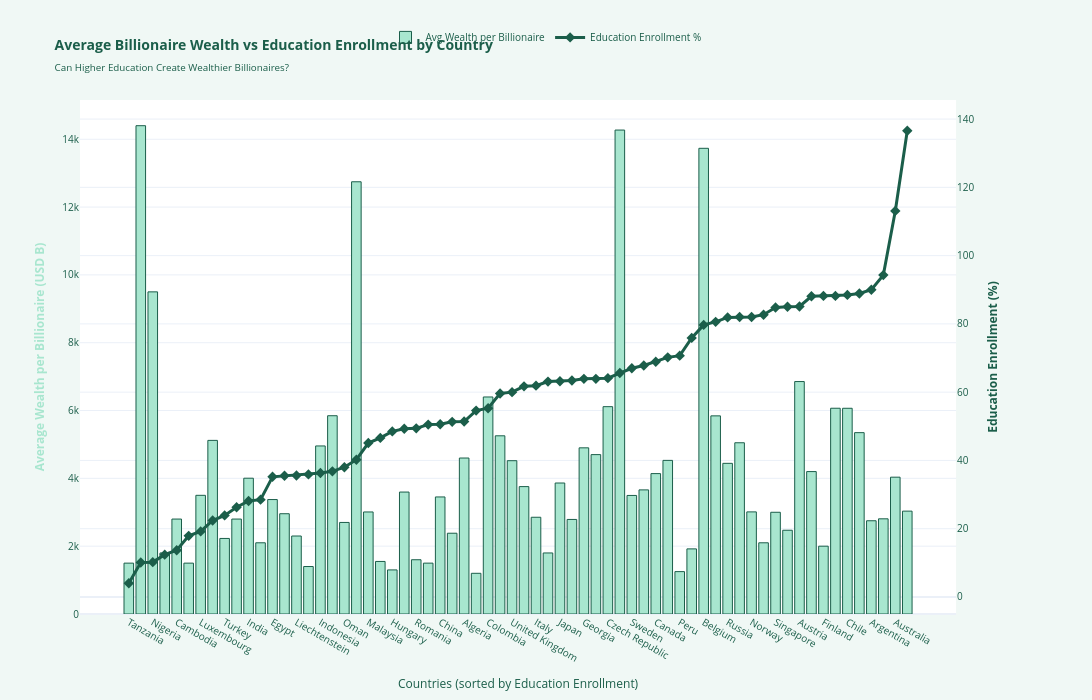

The code cell stored with this chart in its notebook:
### Markdown cell above
### Visualization 4: Dual Axis - Average Billionaire Wealth vs Education Enrollment

### Code cell
# Visualization 4: Dual Axis - Average Wealth per Billionaire vs Education
edu_sorted = education_analysis.sort_values('Education_Enrollment')
edu_sorted['Avg_Wealth_per_Billionaire'] = edu_sorted['Total_Wealth'] / edu_sorted['Billionaire_Count']

fig4 = make_subplots(
    rows=1, cols=1,
    specs=[[{"secondary_y": True}]]
)

# Add bars for average wealth
fig4.add_trace(
    go.Bar(
        x=edu_sorted['Country'],
        y=edu_sorted['Avg_Wealth_per_Billionaire'],
        name='Avg Wealth per Billionaire',
        marker=dict(color='#A8E6CF', line=dict(color='#1B5E4A', width=1)),
        hovertemplate='<b>%{x}</b><br>Avg Wealth: $%{y:.1f}B<extra></extra>'
    ),
    secondary_y=False,
)

# Add line for education enrollment
fig4.add_trace(
    go.Scatter(
        x=edu_sorted['Country'],
        y=edu_sorted['Education_Enrollment'],
        name='Education Enrollment %',
        mode='lines+markers',
        line=dict(color='#1B5E4A', width=3),
        marker=dict(size=8, color='#1B5E4A', symbol='diamond'),
        hovertemplate='<b>%{x}</b><br>Education: %{y:.1f}%<extra></extra>'
    ),
    secondary_y=True,
)

fig4.update_xaxes(title_text="Countries (sorted by Education Enrollment)")
fig4.update_yaxes(title_text="<b style='color:#A8E6CF'>Average Wealth per Billionaire (USD B)</b>", secondary_y=False)
fig4.update_yaxes(title_text="<b style='color:#1B5E4A'>Education Enrollment (%)</b>", secondary_y=True)

fig4.update_layout(
    title_text='<b>Average Billionaire Wealth vs Education Enrollment by Country</b><br>' +
               '<sub>Can Higher Education Create Wealthier Billionaires?</sub>',
    height=700,
    width=1400,
    template='plotly_white',
    font=dict(size=10, color='#1B5E4A'),
    paper_bgcolor='#F0F8F5',
    plot_bgcolor='#FFFFFF',
    hovermode='x unified',
    legend=dict(x=0.5, y=1.15, orientation='h', xanchor='center', yanchor='top')
)

fig4.show()

### Figure 1 — Plotly figure (JSON) as saved in the notebook; plotly's stock layout.template omitted (floating-point values rounded to 4 significant figures)
{"data": [{"hovertemplate": "<b>%{x}</b><br>Avg Wealth: $%{y:.1f}B<extra></extra>", "marker": {"color": "#A8E6CF", "line": {"color": "#1B5E4A", "width": 1}}, "name": "Avg Wealth per Billionaire", "type": "bar", "x": ["Tanzania", "Uzbekistan", "Nigeria", "Nepal", "Cambodia", "Qatar", "Luxembourg", "South Africa", "Turkey", "Lebanon", "India", "Vietnam", "Egypt", "Philippines", "Liechtenstein", "Morocco", "Indonesia", "United Arab Emirates", "Oman", "Mexico", "Malaysia", "Slovakia", "Hungary", "Thailand", "Romania", "Bahrain", "China", "Brazil", "Algeria", "Armenia", "Colombia", "Switzerland", "United Kingdom", "Kazakhstan", "Italy", "Uruguay", "Japan", "Israel", "Georgia", "Portugal", "Czech Republic", "France", "Sweden", "Poland", "Canada", "Germany", "Peru", "Cyprus", "Belgium", "Denmark", "Russia", "New Zealand", "Norway", "Ukraine", "Singapore", "Netherlands", "Austria", "Latvia", "Finland", "United States", "Chile", "Spain", "Argentina", "South Korea", "Australia", "Greece"], "xaxis": "x", "y": [1500.0, 14400.0, 9500.0, 1800.0, 2800.0, 1500.0, 3500.0, 5120.0, 2228.0, 2800.0, 4004.0, 2100.0, 3375.0, 2957.0, 2300.0, 1400.0, 4956.0, 5847.0, 2700.0, 12750.0, 3009.0, 1550.0, 1300.0, 3596.0, 1600.0, 1500.0, 3452.0, 2382.0, 4600.0, 1200.0, 6400.0, 5255.0, 4521.0, 3757.0, 2853.0, 1800.0, 3863.0, 2788.0, 4900.0, 4700.0, 6114.0, 14270.0, 3496.0, 3660.0, 4140.0, 4530.0, 1250.0, 1920.0, 13730.0, 5843.0, 4443.0, 5050.0, 3011.0, 2100.0, 3000.0, 2470.0, 6855.0, 4200.0, 2000.0, 6068.0, 6067.0, 5348.0, 2750.0, 2807.0, 4035.0, 3033.0], "yaxis": "y"}, {"hovertemplate": "<b>%{x}</b><br>Education: %{y:.1f}%<extra></extra>", "line": {"color": "#1B5E4A", "width": 3}, "marker": {"color": "#1B5E4A", "size": 8, "symbol": "diamond"}, "mode": "lines+markers", "name": "Education Enrollment %", "type": "scatter", "x": ["Tanzania", "Uzbekistan", "Nigeria", "Nepal", "Cambodia", "Qatar", "Luxembourg", "South Africa", "Turkey", "Lebanon", "India", "Vietnam", "Egypt", "Philippines", "Liechtenstein", "Morocco", "Indonesia", "United Arab Emirates", "Oman", "Mexico", "Malaysia", "Slovakia", "Hungary", "Thailand", "Romania", "Bahrain", "China", "Brazil", "Algeria", "Armenia", "Colombia", "Switzerland", "United Kingdom", "Kazakhstan", "Italy", "Uruguay", "Japan", "Israel", "Georgia", "Portugal", "Czech Republic", "France", "Sweden", "Poland", "Canada", "Germany", "Peru", "Cyprus", "Belgium", "Denmark", "Russia", "New Zealand", "Norway", "Ukraine", "Singapore", "Netherlands", "Austria", "Latvia", "Finland", "United States", "Chile", "Spain", "Argentina", "South Korea", "Australia", "Greece"], "xaxis": "x", "y": [4.0, 10.1, 10.2, 12.4, 13.7, 17.9, 19.2, 22.4, 23.9, 26.3, 28.1, 28.5, 35.2, 35.5, 35.6, 35.9, 36.3, 36.8, 38.0, 40.2, 45.1, 46.6, 48.5, 49.3, 49.4, 50.5, 50.6, 51.3, 51.4, 54.6, 55.3, 59.6, 60.0, 61.7, 61.9, 63.1, 63.2, 63.4, 63.9, 63.9, 64.1, 65.6, 67.0, 67.8, 68.9, 70.2, 70.7, 75.9, 79.7, 80.6, 81.9, 82.0, 82.0, 82.7, 84.8, 85.0, 85.1, 88.1, 88.2, 88.2, 88.5, 88.9, 90.0, 94.3, 113.1, 136.6], "yaxis": "y2"}], "layout": {"font": {"color": "#1B5E4A", "size": 10}, "height": 700, "hovermode": "x unified", "legend": {"orientation": "h", "x": 0.5, "xanchor": "center", "y": 1.15, "yanchor": "top"}, "paper_bgcolor": "#F0F8F5", "plot_bgcolor": "#FFFFFF", "title": {"text": "<b>Average Billionaire Wealth vs Education Enrollment by Country</b><br><sub>Can Higher Education Create Wealthier Billionaires?</sub>"}, "width": 1400, "xaxis": {"anchor": "y", "domain": [0, 0.94], "title": {"text": "Countries (sorted by Education Enrollment)"}}, "yaxis": {"anchor": "x", "domain": [0, 1], "title": {"text": "<b style='color:#A8E6CF'>Average Wealth per Billionaire (USD B)</b>"}}, "yaxis2": {"anchor": "x", "overlaying": "y", "side": "right", "title": {"text": "<b style='color:#1B5E4A'>Education Enrollment (%)</b>"}}}}
